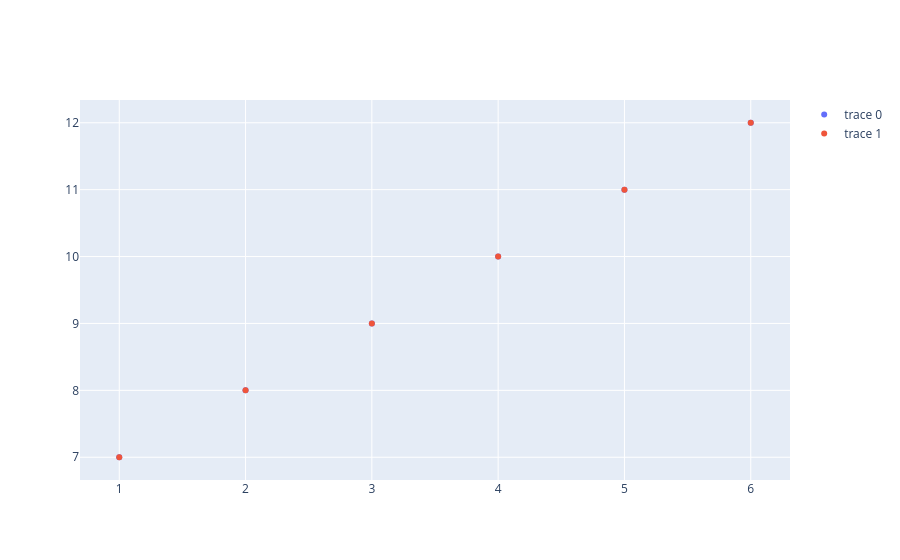

The cell this chart's notebook holds for it:
### Code cell
fig.add_trace(go.Scatter(x = x,y = y,mode = "markers"))
fig.show()

### Figure 1 — Plotly figure (JSON) as saved in the notebook; plotly's stock layout.template omitted (floating-point values rounded to 4 significant figures)
{"data": [{"mode": "markers", "type": "scatter", "x": [1, 2, 3, 4, 5, 6], "y": [7, 8, 9, 10, 11, 12]}, {"mode": "markers", "type": "scatter", "x": [1, 2, 3, 4, 5, 6], "y": [7, 8, 9, 10, 11, 12]}], "layout": {}}
